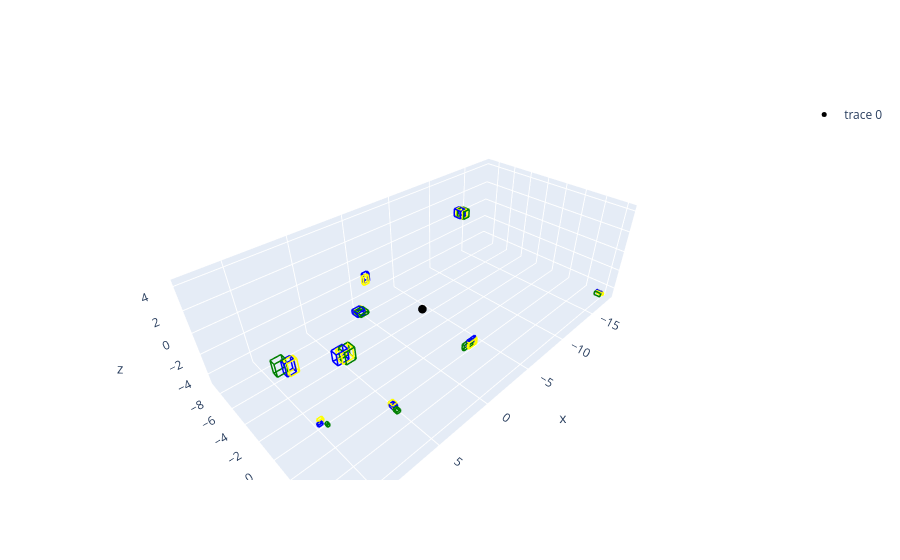

Notebook code cell kept with this figure:
### Markdown cell above
# Inference Visualizer
## Developed by Moose Abou-Harb on behalf of Paccar Inc

### Code cell
import plotly.express as px
import plotly.graph_objects as go
import pandas as pd
import numpy as np

import json
import pathlib
import math

store_folder_path = pathlib.Path.cwd().parent / "test_data"
gt_file = store_folder_path / "all_objects_ground_truth.json"

earth_radius = 6378137.0
deg_to_rad = math.pi / 180

modalities = ["camera", "lidar", "radar"]

def main():
    #Load up the data from the sim
    gt_data = {}
    inferences = {}
    try:
        gt_data = try_load_json(gt_file)
        for modality in modalities:
            modality_path = store_folder_path / f"{modality}_sim_results.json"
            inferences[modality] = try_load_json(modality_path)["inferences"]
    except Exception as e:
        print("Failed to load sim data!")
        return

    #Get the origin
    origin = gt_data["start_pos"]

    #Shove that data into a dataframe
    main_df = pd.DataFrame()
    for modality in modalities:
        new_df = pd.DataFrame(inferences[modality])
        new_df["modality"] = modality
        main_df = pd.concat([main_df, new_df])

    #Expand lat/long/alt into local coords
    main_df[["x", "y", "z"]] = main_df.apply(
        lambda row : geo_to_local(origin, [row["latitude"], row["longitude"], row["altitude"]]), 
        axis=1,
        result_type="expand"
    )

    #Create an origin dataframe
    origin_df = pd.DataFrame([{
        "timestamp" : 0,
        "class" : "origin",
        "latitude" : origin[0],
        "longitude" : origin[1],
        "altitude" : origin[2],
        "dimensions" : [0, 0, 0],
        "obj_id" : -1,
        "modality" : "origin",
        "x" : 0,
        "y" : 0,
        "z" : 0
    }])

    #Merge in the origin point
    main_df = pd.concat([origin_df, main_df])

    #Expand dimensions into individual columns
    main_df[["dx", "dy", "dz"]] = pd.DataFrame(main_df["dimensions"].tolist(), index=main_df.index)
    main_df = main_df.drop("dimensions", axis=1)
    main_df = main_df.sort_values(by="obj_id")
    
    display(main_df.head(30))

    #Old graph display code
    # fig = px.scatter_3d(main_df, x="x", y="y", z="z", opacity=0.7, color="modality")
    # fig.update_traces(marker=dict(size=5))
    # fig.show()

    color_map = {
        "camera" : "blue",
        "lidar" : "yellow",
        "radar" : "green"
    }

    fig = go.Figure()
    fig.add_trace(go.Scatter3d(
        x=[0], y=[0], z=[0],
        mode="markers",
        marker=dict(size=5, color="black")
    ))
    for _, row in main_df.iterrows():
        color = color_map.get(row["modality"], "gray")
        fig.add_trace(
            wireframe_box(
                center=(row["x"], row["y"], row["z"]),
                dimensions=[row["dx"], row["dy"], row["dz"]],
                color=color
            )
        )
    fig.update_layout(
        scene = dict(
            aspectmode = "data",
            xaxis_title = "x",
            yaxis_title = "y",
            zaxis_title = "z"
        )
    )

    fig.show()

def try_load_json(fp: str) -> dict:
    try:
        with open(fp, "r") as file:
            data = json.load(file)
            return data
    except FileNotFoundError:
        print(f"Failed to load file: {fp}")
    except json.JSONDecodeError:
        print(f"Selected file contains illegal JSON: {fp}")
    except Exception as e:
        print(f"Something went wrong while loading: {fp}, {e}")

def geo_to_local(origin, target):
    d_lat = target[0] - origin[0]
    d_lon = target[1] - origin[1]
    d_alt = target[2] - origin[2]
    y_meters = d_lat * deg_to_rad * earth_radius

    radius_at_lat = earth_radius * math.cos(origin[0] * deg_to_rad)
    x_meters = d_lon * deg_to_rad * radius_at_lat

    return [x_meters, y_meters, d_alt]

def wireframe_box(center, dimensions, color="blue"):
    x, y, z = center
    dx, dy, dz = dimensions

    hx, hy, hz = dx / 2, dy / 2, dz / 2

    vertices = [
        (x-hx, y-hy, z-hz),
        (x+hx, y-hy, z-hz),
        (x+hx, y+hy, z-hz),
        (x-hx, y+hy, z-hz),
        (x-hx, y-hy, z+hz),
        (x+hx, y-hy, z+hz),
        (x+hx, y+hy, z+hz),
        (x-hx, y+hy, z+hz),
    ]

    edges = [
        (0,1),(1,2),(2,3),(3,0),
        (4,5),(5,6),(6,7),(7,4),
        (0,4),(1,5),(2,6),(3,7)
    ]

    xs, ys, zs = [], [], []
    for i, j in edges:
        xs += [vertices[i][0], vertices[j][0], None]
        ys += [vertices[i][1], vertices[j][1], None]
        zs += [vertices[i][2], vertices[j][2], None]

    return go.Scatter3d(
        x=xs,
        y=ys,
        z=zs,
        mode="lines",
        line=dict(color=color, width=3),
        showlegend=False
    )

if __name__ == "__main__":
    main()

### Figure 1 — Plotly figure (JSON) as saved in the notebook; plotly's stock layout.template omitted (floating-point values rounded to 4 significant figures)
{"data": [{"marker": {"color": "black", "size": 5}, "mode": "markers", "type": "scatter3d", "x": [0], "y": [0], "z": [0]}, {"line": {"color": "gray", "width": 3}, "mode": "lines", "showlegend": false, "type": "scatter3d", "x": [0, 0, null, 0, 0, null, 0, 0, null, 0, 0, null, 0, 0, null, 0, 0, null, 0, 0, null, 0, 0, null, 0, 0, null, 0, 0, null, 0, 0, null, 0, 0, null], "y": [0, 0, null, 0, 0, null, 0, 0, null, 0, 0, null, 0, 0, null, 0, 0, null, 0, 0, null, 0, 0, null, 0, 0, null, 0, 0, null, 0, 0, null, 0, 0, null], "z": [0, 0, null, 0, 0, null, 0, 0, null, 0, 0, null, 0, 0, null, 0, 0, null, 0, 0, null, 0, 0, null, 0, 0, null, 0, 0, null, 0, 0, null, 0, 0, null]}, {"line": {"color": "blue", "width": 3}, "mode": "lines", "showlegend": false, "type": "scatter3d", "x": [11.45, 11.99, null, 11.99, 11.99, null, 11.99, 11.45, null, 11.45, 11.45, null, 11.45, 11.99, null, 11.99, 11.99, null, 11.99, 11.45, null, 11.45, 11.45, null, 11.45, 11.45, null, 11.99, 11.99, null, 11.99, 11.99, null, 11.45, 11.45, null], "y": [1.913, 1.913, null, 1.913, 2.286, null, 2.286, 2.286, null, 2.286, 1.913, null, 1.913, 1.913, null, 1.913, 2.286, null, 2.286, 2.286, null, 2.286, 1.913, null, 1.913, 1.913, null, 1.913, 1.913, null, 2.286, 2.286, null, 2.286, 2.286, null], "z": [3.243, 3.243, null, 3.243, 3.243, null, 3.243, 3.243, null, 3.243, 3.243, null, 4.188, 4.188, null, 4.188, 4.188, null, 4.188, 4.188, null, 4.188, 4.188, null, 3.243, 4.188, null, 3.243, 4.188, null, 3.243, 4.188, null, 3.243, 4.188, null]}, {"line": {"color": "yellow", "width": 3}, "mode": "lines", "showlegend": false, "type": "scatter3d", "x": [11.31, 11.87, null, 11.87, 11.87, null, 11.87, 11.31, null, 11.31, 11.31, null, 11.31, 11.87, null, 11.87, 11.87, null, 11.87, 11.31, null, 11.31, 11.31, null, 11.31, 11.31, null, 11.87, 11.87, null, 11.87, 11.87, null, 11.31, 11.31, null], "y": [2.007, 2.007, null, 2.007, 2.372, null, 2.372, 2.372, null, 2.372, 2.007, null, 2.007, 2.007, null, 2.007, 2.372, null, 2.372, 2.372, null, 2.372, 2.007, null, 2.007, 2.007, null, 2.007, 2.007, null, 2.372, 2.372, null, 2.372, 2.372, null], "z": [3.237, 3.237, null, 3.237, 3.237, null, 3.237, 3.237, null, 3.237, 3.237, null, 4.189, 4.189, null, 4.189, 4.189, null, 4.189, 4.189, null, 4.189, 4.189, null, 3.237, 4.189, null, 3.237, 4.189, null, 3.237, 4.189, null, 3.237, 4.189, null]}, {"line": {"color": "green", "width": 3}, "mode": "lines", "showlegend": false, "type": "scatter3d", "x": [11.76, 12.39, null, 12.39, 12.39, null, 12.39, 11.76, null, 11.76, 11.76, null, 11.76, 12.39, null, 12.39, 12.39, null, 12.39, 11.76, null, 11.76, 11.76, null, 11.76, 11.76, null, 12.39, 12.39, null, 12.39, 12.39, null, 11.76, 11.76, null], "y": [1.579, 1.579, null, 1.579, 1.99, null, 1.99, 1.99, null, 1.99, 1.579, null, 1.579, 1.579, null, 1.579, 1.99, null, 1.99, 1.99, null, 1.99, 1.579, null, 1.579, 1.579, null, 1.579, 1.579, null, 1.99, 1.99, null, 1.99, 1.99, null], "z": [3.303, 3.303, null, 3.303, 3.303, null, 3.303, 3.303, null, 3.303, 3.303, null, 4.24, 4.24, null, 4.24, 4.24, null, 4.24, 4.24, null, 4.24, 4.24, null, 3.303, 4.24, null, 3.303, 4.24, null, 3.303, 4.24, null, 3.303, 4.24, null]}, {"line": {"color": "yellow", "width": 3}, "mode": "lines", "showlegend": false, "type": "scatter3d", "x": [-2.509, -1.587, null, -1.587, -1.587, null, -1.587, -2.509, null, -2.509, -2.509, null, -2.509, -1.587, null, -1.587, -1.587, null, -1.587, -2.509, null, -2.509, -2.509, null, -2.509, -2.509, null, -1.587, -1.587, null, -1.587, -1.587, null, -2.509, -2.509, null], "y": [3.252, 3.252, null, 3.252, 3.401, null, 3.401, 3.401, null, 3.401, 3.252, null, 3.252, 3.252, null, 3.252, 3.401, null, 3.401, 3.401, null, 3.401, 3.252, null, 3.252, 3.252, null, 3.252, 3.252, null, 3.401, 3.401, null, 3.401, 3.401, null], "z": [-2.87, -2.87, null, -2.87, -2.87, null, -2.87, -2.87, null, -2.87, -2.87, null, -2.281, -2.281, null, -2.281, -2.281, null, -2.281, -2.281, null, -2.281, -2.281, null, -2.87, -2.281, null, -2.87, -2.281, null, -2.87, -2.281, null, -2.87, -2.281, null]}, {"line": {"color": "blue", "width": 3}, "mode": "lines", "showlegend": false, "type": "scatter3d", "x": [-2.556, -1.662, null, -1.662, -1.662, null, -1.662, -2.556, null, -2.556, -2.556, null, -2.556, -1.662, null, -1.662, -1.662, null, -1.662, -2.556, null, -2.556, -2.556, null, -2.556, -2.556, null, -1.662, -1.662, null, -1.662, -1.662, null, -2.556, -2.556, null], "y": [3.089, 3.089, null, 3.089, 3.253, null, 3.253, 3.253, null, 3.253, 3.089, null, 3.089, 3.089, null, 3.089, 3.253, null, 3.253, 3.253, null, 3.253, 3.089, null, 3.089, 3.089, null, 3.089, 3.089, null, 3.253, 3.253, null, 3.253, 3.253, null], "z": [-2.895, -2.895, null, -2.895, -2.895, null, -2.895, -2.895, null, -2.895, -2.895, null, -2.262, -2.262, null, -2.262, -2.262, null, -2.262, -2.262, null, -2.262, -2.262, null, -2.895, -2.262, null, -2.895, -2.262, null, -2.895, -2.262, null, -2.895, -2.262, null]}, {"line": {"color": "green", "width": 3}, "mode": "lines", "showlegend": false, "type": "scatter3d", "x": [-2.182, -1.187, null, -1.187, -1.187, null, -1.187, -2.182, null, -2.182, -2.182, null, -2.182, -1.187, null, -1.187, -1.187, null, -1.187, -2.182, null, -2.182, -2.182, null, -2.182, -2.182, null, -1.187, -1.187, null, -1.187, -1.187, null, -2.182, -2.182, null], "y": [3.08, 3.08, null, 3.08, 3.271, null, 3.271, 3.271, null, 3.271, 3.08, null, 3.08, 3.08, null, 3.08, 3.271, null, 3.271, 3.271, null, 3.271, 3.08, null, 3.08, 3.08, null, 3.08, 3.08, null, 3.271, 3.271, null, 3.271, 3.271, null], "z": [-2.885, -2.885, null, -2.885, -2.885, null, -2.885, -2.885, null, -2.885, -2.885, null, -2.337, -2.337, null, -2.337, -2.337, null, -2.337, -2.337, null, -2.337, -2.337, null, -2.885, -2.337, null, -2.885, -2.337, null, -2.885, -2.337, null, -2.885, -2.337, null]}, {"line": {"color": "yellow", "width": 3}, "mode": "lines", "showlegend": false, "type": "scatter3d", "x": [-13.91, -13.24, null, -13.24, -13.24, null, -13.24, -13.91, null, -13.91, -13.91, null, -13.91, -13.24, null, -13.24, -13.24, null, -13.24, -13.91, null, -13.91, -13.91, null, -13.91, -13.91, null, -13.24, -13.24, null, -13.24, -13.24, null, -13.91, -13.91, null], "y": [-8.817, -8.817, null, -8.817, -7.951, null, -7.951, -7.951, null, -7.951, -8.817, null, -8.817, -8.817, null, -8.817, -7.951, null, -7.951, -7.951, null, -7.951, -8.817, null, -8.817, -8.817, null, -8.817, -8.817, null, -7.951, -7.951, null, -7.951, -7.951, null], "z": [-0.02335, -0.02335, null, -0.02335, -0.02335, null, -0.02335, -0.02335, null, -0.02335, -0.02335, null, 0.8279, 0.8279, null, 0.8279, 0.8279, null, 0.8279, 0.8279, null, 0.8279, 0.8279, null, -0.02335, 0.8279, null, -0.02335, 0.8279, null, -0.02335, 0.8279, null, -0.02335, 0.8279, null]}, {"line": {"color": "blue", "width": 3}, "mode": "lines", "showlegend": false, "type": "scatter3d", "x": [-13.77, -13.07, null, -13.07, -13.07, null, -13.07, -13.77, null, -13.77, -13.77, null, -13.77, -13.07, null, -13.07, -13.07, null, -13.07, -13.77, null, -13.77, -13.77, null, -13.77, -13.77, null, -13.07, -13.07, null, -13.07, -13.07, null, -13.77, -13.77, null], "y": [-8.938, -8.938, null, -8.938, -8.073, null, -8.073, -8.073, null, -8.073, -8.938, null, -8.938, -8.938, null, -8.938, -8.073, null, -8.073, -8.073, null, -8.073, -8.938, null, -8.938, -8.938, null, -8.938, -8.938, null, -8.073, -8.073, null, -8.073, -8.073, null], "z": [0.03394, 0.03394, null, 0.03394, 0.03394, null, 0.03394, 0.03394, null, 0.03394, 0.03394, null, 0.8534, 0.8534, null, 0.8534, 0.8534, null, 0.8534, 0.8534, null, 0.8534, 0.8534, null, 0.03394, 0.8534, null, 0.03394, 0.8534, null, 0.03394, 0.8534, null, 0.03394, 0.8534, null]}, {"line": {"color": "green", "width": 3}, "mode": "lines", "showlegend": false, "type": "scatter3d", "x": [-14.09, -13.27, null, -13.27, -13.27, null, -13.27, -14.09, null, -14.09, -14.09, null, -14.09, -13.27, null, -13.27, -13.27, null, -13.27, -14.09, null, -14.09, -14.09, null, -14.09, -14.09, null, -13.27, -13.27, null, -13.27, -13.27, null, -14.09, -14.09, null], "y": [-8.681, -8.681, null, -8.681, -7.831, null, -7.831, -7.831, null, -7.831, -8.681, null, -8.681, -8.681, null, -8.681, -7.831, null, -7.831, -7.831, null, -7.831, -8.681, null, -8.681, -8.681, null, -8.681, -8.681, null, -7.831, -7.831, null, -7.831, -7.831, null], "z": [-0.02377, -0.02377, null, -0.02377, -0.02377, null, -0.02377, -0.02377, null, -0.02377, -0.02377, null, 0.8092, 0.8092, null, 0.8092, 0.8092, null, 0.8092, 0.8092, null, 0.8092, 0.8092, null, -0.02377, 0.8092, null, -0.02377, 0.8092, null, -0.02377, 0.8092, null, -0.02377, 0.8092, null]}, {"line": {"color": "yellow", "width": 3}, "mode": "lines", "showlegend": false, "type": "scatter3d", "x": [-17.72, -17.57, null, -17.57, -17.57, null, -17.57, -17.72, null, -17.72, -17.72, null, -17.72, -17.57, null, -17.57, -17.57, null, -17.57, -17.72, null, -17.72, -17.72, null, -17.72, -17.72, null, -17.57, -17.57, null, -17.57, -17.57, null, -17.72, -17.72, null], "y": [5.625, 5.625, null, 5.625, 6.257, null, 6.257, 6.257, null, 6.257, 5.625, null, 5.625, 5.625, null, 5.625, 6.257, null, 6.257, 6.257, null, 6.257, 5.625, null, 5.625, 5.625, null, 5.625, 5.625, null, 6.257, 6.257, null, 6.257, 6.257, null], "z": [-4.568, -4.568, null, -4.568, -4.568, null, -4.568, -4.568, null, -4.568, -4.568, null, -4.293, -4.293, null, -4.293, -4.293, null, -4.293, -4.293, null, -4.293, -4.293, null, -4.568, -4.293, null, -4.568, -4.293, null, -4.568, -4.293, null, -4.568, -4.293, null]}, {"line": {"color": "blue", "width": 3}, "mode": "lines", "showlegend": false, "type": "scatter3d", "x": [-17.77, -17.68, null, -17.68, -17.68, null, -17.68, -17.77, null, -17.77, -17.77, null, -17.77, -17.68, null, -17.68, -17.68, null, -17.68, -17.77, null, -17.77, -17.77, null, -17.77, -17.77, null, -17.68, -17.68, null, -17.68, -17.68, null, -17.77, -17.77, null], "y": [5.519, 5.519, null, 5.519, 6.112, null, 6.112, 6.112, null, 6.112, 5.519, null, 5.519, 5.519, null, 5.519, 6.112, null, 6.112, 6.112, null, 6.112, 5.519, null, 5.519, 5.519, null, 5.519, 5.519, null, 6.112, 6.112, null, 6.112, 6.112, null], "z": [-4.613, -4.613, null, -4.613, -4.613, null, -4.613, -4.613, null, -4.613, -4.613, null, -4.297, -4.297, null, -4.297, -4.297, null, -4.297, -4.297, null, -4.297, -4.297, null, -4.613, -4.297, null, -4.613, -4.297, null, -4.613, -4.297, null, -4.613, -4.297, null]}, {"line": {"color": "green", "width": 3}, "mode": "lines", "showlegend": false, "type": "scatter3d", "x": [-17.41, -17.4, null, -17.4, -17.4, null, -17.4, -17.41, null, -17.41, -17.41, null, -17.41, -17.4, null, -17.4, -17.4, null, -17.4, -17.41, null, -17.41, -17.41, null, -17.41, -17.41, null, -17.4, -17.4, null, -17.4, -17.4, null, -17.41, -17.41, null], "y": [5.505, 5.505, null, 5.505, 6.111, null, 6.111, 6.111, null, 6.111, 5.505, null, 5.505, 5.505, null, 5.505, 6.111, null, 6.111, 6.111, null, 6.111, 5.505, null, 5.505, 5.505, null, 5.505, 5.505, null, 6.111, 6.111, null, 6.111, 6.111, null], "z": [-4.701, -4.701, null, -4.701, -4.701, null, -4.701, -4.701, null, -4.701, -4.701, null, -4.304, -4.304, null, -4.304, -4.304, null, -4.304, -4.304, null, -4.304, -4.304, null, -4.701, -4.304, null, -4.701, -4.304, null, -4.701, -4.304, null, -4.701, -4.304, null]}, {"line": {"color": "yellow", "width": 3}, "mode": "lines", "showlegend": false, "type": "scatter3d", "x": [6.838, 7.714, null, 7.714, 7.714, null, 7.714, 6.838, null, 6.838, 6.838, null, 6.838, 7.714, null, 7.714, 7.714, null, 7.714, 6.838, null, 6.838, 6.838, null, 6.838, 6.838, null, 7.714, 7.714, null, 7.714, 7.714, null, 6.838, 6.838, null], "y": [0.073, 0.073, null, 0.073, 0.6901, null, 0.6901, 0.6901, null, 0.6901, 0.073, null, 0.073, 0.073, null, 0.073, 0.6901, null, 0.6901, 0.6901, null, 0.6901, 0.073, null, 0.073, 0.073, null, 0.073, 0.073, null, 0.6901, 0.6901, null, 0.6901, 0.6901, null], "z": [0.09876, 0.09876, null, 0.09876, 0.09876, null, 0.09876, 0.09876, null, 0.09876, 0.09876, null, 0.9917, 0.9917, null, 0.9917, 0.9917, null, 0.9917, 0.9917, null, 0.9917, 0.9917, null, 0.09876, 0.9917, null, 0.09876, 0.9917, null, 0.09876, 0.9917, null, 0.09876, 0.9917, null]}, {"line": {"color": "blue", "width": 3}, "mode": "lines", "showlegend": false, "type": "scatter3d", "x": [7.158, 8.017, null, 8.017, 8.017, null, 8.017, 7.158, null, 7.158, 7.158, null, 7.158, 8.017, null, 8.017, 8.017, null, 8.017, 7.158, null, 7.158, 7.158, null, 7.158, 7.158, null, 8.017, 8.017, null, 8.017, 8.017, null, 7.158, 7.158, null], "y": [0.001976, 0.001976, null, 0.001976, 0.5743, null, 0.5743, 0.5743, null, 0.5743, 0.001976, null, 0.001976, 0.001976, null, 0.001976, 0.5743, null, 0.5743, 0.5743, null, 0.5743, 0.001976, null, 0.001976, 0.001976, null, 0.001976, 0.001976, null, 0.5743, 0.5743, null, 0.5743, 0.5743, null], "z": [0.0874, 0.0874, null, 0.0874, 0.0874, null, 0.0874, 0.0874, null, 0.0874, 0.0874, null, 1.033, 1.033, null, 1.033, 1.033, null, 1.033, 1.033, null, 1.033, 1.033, null, 0.0874, 1.033, null, 0.0874, 1.033, null, 0.0874, 1.033, null, 0.0874, 1.033, null]}, {"line": {"color": "green", "width": 3}, "mode": "lines", "showlegend": false, "type": "scatter3d", "x": [6.734, 7.515, null, 7.515, 7.515, null, 7.515, 6.734, null, 6.734, 6.734, null, 6.734, 7.515, null, 7.515, 7.515, null, 7.515, 6.734, null, 6.734, 6.734, null, 6.734, 6.734, null, 7.515, 7.515, null, 7.515, 7.515, null, 6.734, 6.734, null], "y": [0.0676, 0.0676, null, 0.0676, 0.7616, null, 0.7616, 0.7616, null, 0.7616, 0.0676, null, 0.0676, 0.0676, null, 0.0676, 0.7616, null, 0.7616, 0.7616, null, 0.7616, 0.0676, null, 0.0676, 0.0676, null, 0.0676, 0.0676, null, 0.7616, 0.7616, null, 0.7616, 0.7616, null], "z": [-0.05143, -0.05143, null, -0.05143, -0.05143, null, -0.05143, -0.05143, null, -0.05143, -0.05143, null, 1.0, 1.0, null, 1.0, 1.0, null, 1.0, 1.0, null, 1.0, 1.0, null, -0.05143, 1.0, null, -0.05143, 1.0, null, -0.05143, 1.0, null, -0.05143, 1.0, null]}, {"line": {"color": "blue", "width": 3}, "mode": "lines", "showlegend": false, "type": "scatter3d", "x": [0.1972, 1.036, null, 1.036, 1.036, null, 1.036, 0.1972, null, 0.1972, 0.1972, null, 0.1972, 1.036, null, 1.036, 1.036, null, 1.036, 0.1972, null, 0.1972, 0.1972, null, 0.1972, 0.1972, null, 1.036, 1.036, null, 1.036, 1.036, null, 0.1972, 0.1972, null], "y": [-8.066, -8.066, null, -8.066, -7.26, null, -7.26, -7.26, null, -7.26, -8.066, null, -8.066, -8.066, null, -8.066, -7.26, null, -7.26, -7.26, null, -7.26, -8.066, null, -8.066, -8.066, null, -8.066, -8.066, null, -7.26, -7.26, null, -7.26, -7.26, null], "z": [-4.343, -4.343, null, -4.343, -4.343, null, -4.343, -4.343, null, -4.343, -4.343, null, -3.921, -3.921, null, -3.921, -3.921, null, -3.921, -3.921, null, -3.921, -3.921, null, -4.343, -3.921, null, -4.343, -3.921, null, -4.343, -3.921, null, -4.343, -3.921, null]}, {"line": {"color": "green", "width": 3}, "mode": "lines", "showlegend": false, "type": "scatter3d", "x": [0.037, 0.9299, null, 0.9299, 0.9299, null, 0.9299, 0.037, null, 0.037, 0.037, null, 0.037, 0.9299, null, 0.9299, 0.9299, null, 0.9299, 0.037, null, 0.037, 0.037, null, 0.037, 0.037, null, 0.9299, 0.9299, null, 0.9299, 0.9299, null, 0.037, 0.037, null], "y": [-7.815, -7.815, null, -7.815, -6.934, null, -6.934, -6.934, null, -6.934, -7.815, null, -7.815, -7.815, null, -7.815, -6.934, null, -6.934, -6.934, null, -6.934, -7.815, null, -7.815, -7.815, null, -7.815, -7.815, null, -6.934, -6.934, null, -6.934, -6.934, null], "z": [-4.221, -4.221, null, -4.221, -4.221, null, -4.221, -4.221, null, -4.221, -4.221, null, -3.94, -3.94, null, -3.94, -3.94, null, -3.94, -3.94, null, -3.94, -3.94, null, -4.221, -3.94, null, -4.221, -3.94, null, -4.221, -3.94, null, -4.221, -3.94, null]}, {"line": {"color": "yellow", "width": 3}, "mode": "lines", "showlegend": false, "type": "scatter3d", "x": [0.05119, 0.8637, null, 0.8637, 0.8637, null, 0.8637, 0.05119, null, 0.05119, 0.05119, null, 0.05119, 0.8637, null, 0.8637, 0.8637, null, 0.8637, 0.05119, null, 0.05119, 0.05119, null, 0.05119, 0.05119, null, 0.8637, 0.8637, null, 0.8637, 0.8637, null, 0.05119, 0.05119, null], "y": [-8.132, -8.132, null, -8.132, -7.339, null, -7.339, -7.339, null, -7.339, -8.132, null, -8.132, -8.132, null, -8.132, -7.339, null, -7.339, -7.339, null, -7.339, -8.132, null, -8.132, -8.132, null, -8.132, -8.132, null, -7.339, -7.339, null, -7.339, -7.339, null], "z": [-4.378, -4.378, null, -4.378, -4.378, null, -4.378, -4.378, null, -4.378, -4.378, null, -3.994, -3.994, null, -3.994, -3.994, null, -3.994, -3.994, null, -3.994, -3.994, null, -4.378, -3.994, null, -4.378, -3.994, null, -4.378, -3.994, null, -4.378, -3.994, null]}, {"line": {"color": "blue", "width": 3}, "mode": "lines", "showlegend": false, "type": "scatter3d", "x": [3.081, 3.539, null, 3.539, 3.539, null, 3.539, 3.081, null, 3.081, 3.081, null, 3.081, 3.539, null, 3.539, 3.539, null, 3.539, 3.081, null, 3.081, 3.081, null, 3.081, 3.081, null, 3.539, 3.539, null, 3.539, 3.539, null, 3.081, 3.081, null], "y": [-2.281, -2.281, null, -2.281, -2.024, null, -2.024, -2.024, null, -2.024, -2.281, null, -2.281, -2.281, null, -2.281, -2.024, null, -2.024, -2.024, null, -2.024, -2.281, null, -2.281, -2.281, null, -2.281, -2.281, null, -2.024, -2.024, null, -2.024, -2.024, null], "z": [3.093, 3.093, null, 3.093, 3.093, null, 3.093, 3.093, null, 3.093, 3.093, null, 3.761, 3.761, null, 3.761, 3.761, null, 3.761, 3.761, null, 3.761, 3.761, null, 3.093, 3.761, null, 3.093, 3.761, null, 3.093, 3.761, null, 3.093, 3.761, null]}, {"line": {"color": "yellow", "width": 3}, "mode": "lines", "showlegend": false, "type": "scatter3d", "x": [3.311, 3.756, null, 3.756, 3.756, null, 3.756, 3.311, null, 3.311, 3.311, null, 3.311, 3.756, null, 3.756, 3.756, null, 3.756, 3.311, null, 3.311, 3.311, null, 3.311, 3.311, null, 3.756, 3.756, null, 3.756, 3.756, null, 3.311, 3.311, null], "y": [-2.001, -2.001, null, -2.001, -1.775, null, -1.775, -1.775, null, -1.775, -2.001, null, -2.001, -2.001, null, -2.001, -1.775, null, -1.775, -1.775, null, -1.775, -2.001, null, -2.001, -2.001, null, -2.001, -2.001, null, -1.775, -1.775, null, -1.775, -1.775, null], "z": [3.129, 3.129, null, 3.129, 3.129, null, 3.129, 3.129, null, 3.129, 3.129, null, 3.767, 3.767, null, 3.767, 3.767, null, 3.767, 3.767, null, 3.767, 3.767, null, 3.129, 3.767, null, 3.129, 3.767, null, 3.129, 3.767, null, 3.129, 3.767, null]}, {"line": {"color": "blue", "width": 3}, "mode": "lines", "showlegend": false, "type": "scatter3d", "x": [5.005, 5.368, null, 5.368, 5.368, null, 5.368, 5.005, null, 5.005, 5.005, null, 5.005, 5.368, null, 5.368, 5.368, null, 5.368, 5.005, null, 5.005, 5.005, null, 5.005, 5.005, null, 5.368, 5.368, null, 5.368, 5.368, null, 5.005, 5.005, null], "y": [2.109, 2.109, null, 2.109, 2.58, null, 2.58, 2.58, null, 2.58, 2.109, null, 2.109, 2.109, null, 2.109, 2.58, null, 2.58, 2.58, null, 2.58, 2.109, null, 2.109, 2.109, null, 2.109, 2.109, null, 2.58, 2.58, null, 2.58, 2.58, null], "z": [-4.746, -4.746, null, -4.746, -4.746, null, -4.746, -4.746, null, -4.746, -4.746, null, -4.449, -4.449, null, -4.449, -4.449, null, -4.449, -4.449, null, -4.449, -4.449, null, -4.746, -4.449, null, -4.746, -4.449, null, -4.746, -4.449, null, -4.746, -4.449, null]}, {"line": {"color": "green", "width": 3}, "mode": "lines", "showlegend": false, "type": "scatter3d", "x": [5.126, 5.45, null, 5.45, 5.45, null, 5.45, 5.126, null, 5.126, 5.126, null, 5.126, 5.45, null, 5.45, 5.45, null, 5.45, 5.126, null, 5.126, 5.126, null, 5.126, 5.126, null, 5.45, 5.45, null, 5.45, 5.45, null, 5.126, 5.126, null], "y": [2.626, 2.626, null, 2.626, 3.04, null, 3.04, 3.04, null, 3.04, 2.626, null, 2.626, 2.626, null, 2.626, 3.04, null, 3.04, 3.04, null, 3.04, 2.626, null, 2.626, 2.626, null, 2.626, 2.626, null, 3.04, 3.04, null, 3.04, 3.04, null], "z": [-4.685, -4.685, null, -4.685, -4.685, null, -4.685, -4.685, null, -4.685, -4.685, null, -4.457, -4.457, null, -4.457, -4.457, null, -4.457, -4.457, null, -4.457, -4.457, null, -4.685, -4.457, null, -4.685, -4.457, null, -4.685, -4.457, null, -4.685, -4.457, null]}, {"line": {"color": "yellow", "width": 3}, "mode": "lines", "showlegend": false, "type": "scatter3d", "x": [4.929, 5.336, null, 5.336, 5.336, null, 5.336, 4.929, null, 4.929, 4.929, null, 4.929, 5.336, null, 5.336, 5.336, null, 5.336, 4.929, null, 4.929, 4.929, null, 4.929, 4.929, null, 5.336, 5.336, null, 5.336, 5.336, null, 4.929, 4.929, null], "y": [1.966, 1.966, null, 1.966, 2.441, null, 2.441, 2.441, null, 2.441, 1.966, null, 1.966, 1.966, null, 1.966, 2.441, null, 2.441, 2.441, null, 2.441, 1.966, null, 1.966, 1.966, null, 1.966, 1.966, null, 2.441, 2.441, null, 2.441, 2.441, null], "z": [-4.762, -4.762, null, -4.762, -4.762, null, -4.762, -4.762, null, -4.762, -4.762, null, -4.413, -4.413, null, -4.413, -4.413, null, -4.413, -4.413, null, -4.413, -4.413, null, -4.762, -4.413, null, -4.762, -4.413, null, -4.762, -4.413, null, -4.762, -4.413, null]}, {"line": {"color": "blue", "width": 3}, "mode": "lines", "showlegend": false, "type": "scatter3d", "x": [11.19, 11.48, null, 11.48, 11.48, null, 11.48, 11.19, null, 11.19, 11.19, null, 11.19, 11.48, null, 11.48, 11.48, null, 11.48, 11.19, null, 11.19, 11.19, null, 11.19, 11.19, null, 11.48, 11.48, null, 11.48, 11.48, null, 11.19, 11.19, null], "y": [3.394, 3.394, null, 3.394, 3.573, null, 3.573, 3.573, null, 3.573, 3.394, null, 3.394, 3.394, null, 3.394, 3.573, null, 3.573, 3.573, null, 3.573, 3.394, null, 3.394, 3.394, null, 3.394, 3.394, null, 3.573, 3.573, null, 3.573, 3.573, null], "z": [-0.1928, -0.1928, null, -0.1928, -0.1928, null, -0.1928, -0.1928, null, -0.1928, -0.1928, null, -0.02925, -0.02925, null, -0.02925, -0.02925, null, -0.02925, -0.02925, null, -0.02925, -0.02925, null, -0.1928, -0.02925, null, -0.1928, -0.02925, null, -0.1928, -0.02925, null, -0.1928, -0.02925, null]}, {"line": {"color": "yellow", "width": 3}, "mode": "lines", "showlegend": false, "type": "scatter3d", "x": [11.0, 11.33, null, 11.33, 11.33, null, 11.33, 11.0, null, 11.0, 11.0, null, 11.0, 11.33, null, 11.33, 11.33, null, 11.33, 11.0, null, 11.0, 11.0, null, 11.0, 11.0, null, 11.33, 11.33, null, 11.33, 11.33, null, 11.0, 11.0, null], "y": [3.18, 3.18, null, 3.18, 3.38, null, 3.38, 3.38, null, 3.38, 3.18, null, 3.18, 3.18, null, 3.18, 3.38, null, 3.38, 3.38, null, 3.38, 3.18, null, 3.18, 3.18, null, 3.18, 3.18, null, 3.38, 3.38, null, 3.38, 3.38, null], "z": [-0.1964, -0.1964, null, -0.1964, -0.1964, null, -0.1964, -0.1964, null, -0.1964, -0.1964, null, 0.01836, 0.01836, null, 0.01836, 0.01836, null, 0.01836, 0.01836, null, 0.01836, 0.01836, null, -0.1964, 0.01836, null, -0.1964, 0.01836, null, -0.1964, 0.01836, null, -0.1964, 0.01836, null]}, {"line": {"color": "green", "width": 3}, "mode": "lines", "showlegend": false, "type": "scatter3d", "x": [11.0, 11.17, null, 11.17, 11.17, null, 11.17, 11.0, null, 11.0, 11.0, null, 11.0, 11.17, null, 11.17, 11.17, null, 11.17, 11.0, null, 11.0, 11.0, null, 11.0, 11.0, null, 11.17, 11.17, null, 11.17, 11.17, null, 11.0, 11.0, null], "y": [3.774, 3.774, null, 3.774, 4.003, null, 4.003, 4.003, null, 4.003, 3.774, null, 3.774, 3.774, null, 3.774, 4.003, null, 4.003, 4.003, null, 4.003, 3.774, null, 3.774, 3.774, null, 3.774, 3.774, null, 4.003, 4.003, null, 4.003, 4.003, null], "z": [-0.093, -0.093, null, -0.093, -0.093, null, -0.093, -0.093, null, -0.093, -0.093, null, 0.08644, 0.08644, null, 0.08644, 0.08644, null, 0.08644, 0.08644, null, 0.08644, 0.08644, null, -0.093, 0.08644, null, -0.093, 0.08644, null, -0.093, 0.08644, null, -0.093, 0.08644, null]}], "layout": {"scene": {"aspectmode": "data", "xaxis": {"title": {"text": "x"}}, "yaxis": {"title": {"text": "y"}}, "zaxis": {"title": {"text": "z"}}}}}
